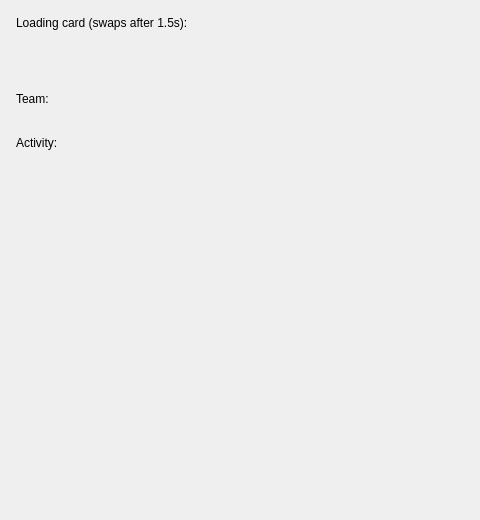
<?xml version='1.0' encoding='utf-8'?>
<ui version="4.0">
 <class>MainWindow</class>
 <widget class="QMainWindow" name="MainWindow">
  <property name="geometry">
   <rect>
    <x>0</x>
    <y>0</y>
    <width>480</width>
    <height>520</height>
   </rect>
  </property>
  <property name="windowTitle">
   <string>Skeleton / Avatars / Timeline</string>
  </property>
  <widget class="QWidget" name="centralwidget">
   <layout class="QVBoxLayout" name="rootLayout" stretch="0,0,0,0,0,1">
    <property name="spacing">
     <number>10</number>
    </property>
    <property name="leftMargin">
     <number>16</number>
    </property>
    <property name="topMargin">
     <number>16</number>
    </property>
    <property name="rightMargin">
     <number>16</number>
    </property>
    <property name="bottomMargin">
     <number>16</number>
    </property>
    <item>
     <widget class="QLabel" name="loadingLabel">
      <property name="text">
       <string>Loading card (swaps after 1.5s):</string>
      </property>
     </widget>
    </item>
    <item>
     <widget class="QWidget" name="loadingCard" native="true">
      <layout class="QHBoxLayout" name="loadingCardLayout">
       <property name="spacing">
        <number>10</number>
       </property>
       <property name="leftMargin">
        <number>12</number>
       </property>
       <property name="topMargin">
        <number>12</number>
       </property>
       <property name="rightMargin">
        <number>12</number>
       </property>
       <property name="bottomMargin">
        <number>12</number>
       </property>
       <item>
        <widget class="QCustomSkeleton" name="skeletonAvatar">
         <property name="shape" stdset="0">
          <string>circle</string>
         </property>
        </widget>
       </item>
       <item>
        <layout class="QVBoxLayout" name="skeletonLines">
         <property name="spacing">
          <number>8</number>
         </property>
         <item>
          <widget class="QCustomSkeleton" name="skeletonLine1" />
         </item>
         <item>
          <widget class="QCustomSkeleton" name="skeletonLine2" />
         </item>
         <item>
          <spacer name="skeletonSpacer">
           <property name="orientation">
            <enum>Qt::Vertical</enum>
           </property>
           <property name="sizeHint" stdset="0">
            <size>
             <width>10</width>
             <height>10</height>
            </size>
           </property>
          </spacer>
         </item>
        </layout>
       </item>
      </layout>
     </widget>
    </item>
    <item>
     <widget class="QLabel" name="teamLabel">
      <property name="text">
       <string>Team:</string>
      </property>
     </widget>
    </item>
    <item>
     <layout class="QHBoxLayout" name="avatarRow">
      <item>
       <widget class="QCustomAvatarGroup" name="avatarGroup">
        <property name="maxVisible" stdset="0">
         <number>4</number>
        </property>
       </widget>
      </item>
      <item>
       <spacer name="avatarSpacer">
        <property name="orientation">
         <enum>Qt::Horizontal</enum>
        </property>
        <property name="sizeHint" stdset="0">
         <size>
          <width>10</width>
          <height>10</height>
         </size>
        </property>
       </spacer>
      </item>
     </layout>
    </item>
    <item>
     <widget class="QLabel" name="activityLabel">
      <property name="text">
       <string>Activity:</string>
      </property>
     </widget>
    </item>
    <item>
     <widget class="QCustomTimeline" name="timeline" />
    </item>
   </layout>
  </widget>
 </widget>
 <customwidgets>
  <customwidget>
   <class>QCustomSkeleton</class>
   <extends>QWidget</extends>
   <header location="global">Custom_Widgets.QCustomSkeleton.h</header>
  </customwidget>
  <customwidget>
   <class>QCustomAvatarGroup</class>
   <extends>QWidget</extends>
   <header location="global">Custom_Widgets.QCustomAvatarGroup.h</header>
  </customwidget>
  <customwidget>
   <class>QCustomTimeline</class>
   <extends>QWidget</extends>
   <header location="global">Custom_Widgets.QCustomTimeline.h</header>
  </customwidget>
 <customwidget><class>QPushButton</class><extends>QPushButton</extends><header location="global">Custom_Widgets.Theme.h</header><container>1</container></customwidget><customwidget><class>QLabel</class><extends>QLabel</extends><header location="global">Custom_Widgets.Theme.h</header><container>1</container></customwidget></customwidgets>
 <connections />
</ui>
